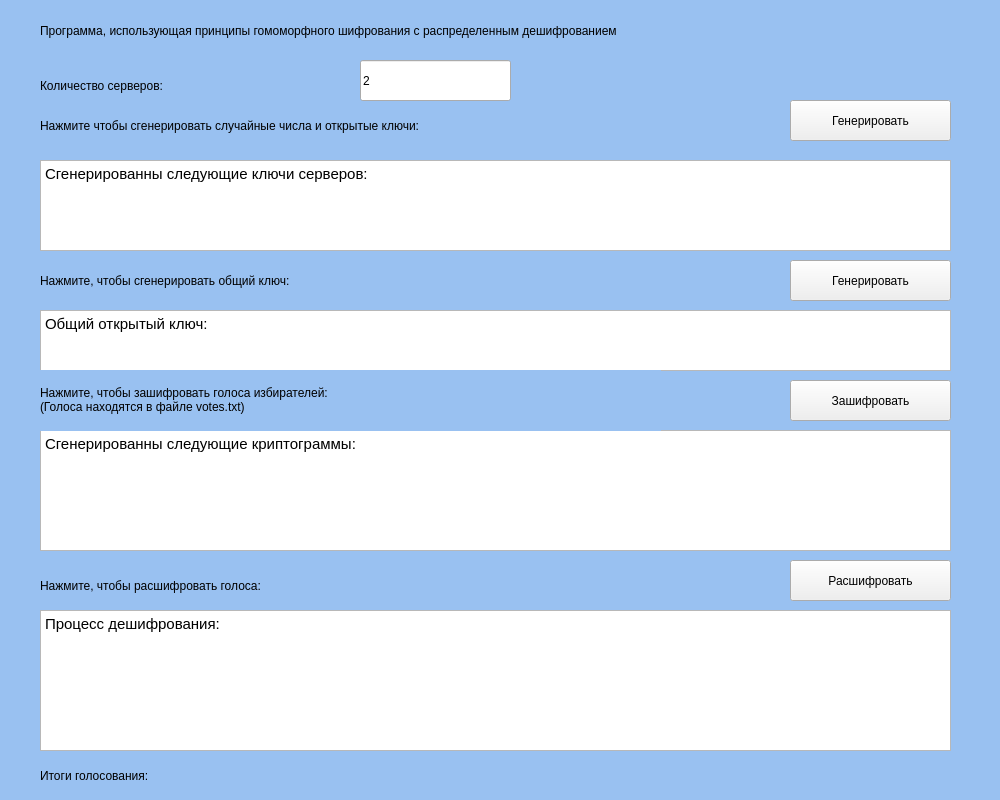
<?xml version="1.0" encoding="UTF-8"?>
<ui version="4.0">
 <class>MainWindow</class>
 <widget class="QMainWindow" name="MainWindow">
  <property name="geometry">
   <rect>
    <x>0</x>
    <y>0</y>
    <width>1000</width>
    <height>800</height>
   </rect>
  </property>
  <property name="minimumSize">
   <size>
    <width>1000</width>
    <height>800</height>
   </size>
  </property>
  <property name="maximumSize">
   <size>
    <width>1000</width>
    <height>800</height>
   </size>
  </property>
  <property name="acceptDrops">
   <bool>true</bool>
  </property>
  <property name="windowTitle">
   <string>Демонстрация работы распределенного дешифрования</string>
  </property>
  <widget class="QWidget" name="centralwidget">
   <widget class="QLabel" name="label_description">
    <property name="geometry">
     <rect>
      <x>40</x>
      <y>0</y>
      <width>1033</width>
      <height>61</height>
     </rect>
    </property>
    <property name="acceptDrops">
     <bool>true</bool>
    </property>
    <property name="styleSheet">
     <string notr="true">background-color: rgb(153, 193, 241);

</string>
    </property>
    <property name="text">
     <string>Программа, использующая принципы гомоморфного шифрования с распределенным дешифрованием</string>
    </property>
    <property name="wordWrap">
     <bool>true</bool>
    </property>
   </widget>
   <widget class="QLabel" name="label_margin_left">
    <property name="geometry">
     <rect>
      <x>-10</x>
      <y>0</y>
      <width>51</width>
      <height>841</height>
     </rect>
    </property>
    <property name="styleSheet">
     <string notr="true">background-color: rgb(153, 193, 241);</string>
    </property>
    <property name="text">
     <string/>
    </property>
   </widget>
   <widget class="QLabel" name="label_generate_keys">
    <property name="geometry">
     <rect>
      <x>40</x>
      <y>90</y>
      <width>1031</width>
      <height>71</height>
     </rect>
    </property>
    <property name="styleSheet">
     <string notr="true">
background-color: rgb(153, 193, 241);</string>
    </property>
    <property name="text">
     <string>Нажмите чтобы сгенерировать случайные числа и открытые ключи: </string>
    </property>
   </widget>
   <widget class="QPushButton" name="pushButton_generate_keys">
    <property name="geometry">
     <rect>
      <x>790</x>
      <y>100</y>
      <width>161</width>
      <height>41</height>
     </rect>
    </property>
    <property name="text">
     <string>Генерировать</string>
    </property>
   </widget>
   <widget class="QTextBrowser" name="textBrowser_keys">
    <property name="geometry">
     <rect>
      <x>40</x>
      <y>160</y>
      <width>911</width>
      <height>91</height>
     </rect>
    </property>
    <property name="html">
     <string>&lt;!DOCTYPE HTML PUBLIC &quot;-//W3C//DTD HTML 4.0//EN&quot; &quot;http://www.w3.org/TR/REC-html40/strict.dtd&quot;&gt;
&lt;html&gt;&lt;head&gt;&lt;meta name=&quot;qrichtext&quot; content=&quot;1&quot; /&gt;&lt;style type=&quot;text/css&quot;&gt;
p, li { white-space: pre-wrap; }
&lt;/style&gt;&lt;/head&gt;&lt;body style=&quot; font-family:'Cantarell'; font-size:11pt; font-weight:400; font-style:normal;&quot;&gt;
&lt;p style=&quot; margin-top:0px; margin-bottom:0px; margin-left:0px; margin-right:0px; -qt-block-indent:0; text-indent:0px;&quot;&gt;Сгенерированны следующие ключи серверов:&lt;/p&gt;&lt;/body&gt;&lt;/html&gt;</string>
    </property>
   </widget>
   <widget class="QLabel" name="label_num_of_servers">
    <property name="geometry">
     <rect>
      <x>40</x>
      <y>60</y>
      <width>1031</width>
      <height>51</height>
     </rect>
    </property>
    <property name="styleSheet">
     <string notr="true">background-color: rgb(153, 193, 241);

</string>
    </property>
    <property name="text">
     <string>Количество серверов:</string>
    </property>
   </widget>
   <widget class="QPushButton" name="pushButton_general_key">
    <property name="geometry">
     <rect>
      <x>790</x>
      <y>260</y>
      <width>161</width>
      <height>41</height>
     </rect>
    </property>
    <property name="text">
     <string>Генерировать</string>
    </property>
   </widget>
   <widget class="QLabel" name="label_general_pub_key">
    <property name="geometry">
     <rect>
      <x>40</x>
      <y>250</y>
      <width>1031</width>
      <height>61</height>
     </rect>
    </property>
    <property name="styleSheet">
     <string notr="true">
background-color: rgb(153, 193, 241);</string>
    </property>
    <property name="text">
     <string>Нажмите, чтобы сгенерировать общий ключ:</string>
    </property>
   </widget>
   <widget class="QTextBrowser" name="textBrowser_general_key">
    <property name="geometry">
     <rect>
      <x>40</x>
      <y>310</y>
      <width>911</width>
      <height>61</height>
     </rect>
    </property>
    <property name="html">
     <string>&lt;!DOCTYPE HTML PUBLIC &quot;-//W3C//DTD HTML 4.0//EN&quot; &quot;http://www.w3.org/TR/REC-html40/strict.dtd&quot;&gt;
&lt;html&gt;&lt;head&gt;&lt;meta name=&quot;qrichtext&quot; content=&quot;1&quot; /&gt;&lt;style type=&quot;text/css&quot;&gt;
p, li { white-space: pre-wrap; }
&lt;/style&gt;&lt;/head&gt;&lt;body style=&quot; font-family:'Cantarell'; font-size:11pt; font-weight:400; font-style:normal;&quot;&gt;
&lt;p style=&quot; margin-top:0px; margin-bottom:0px; margin-left:0px; margin-right:0px; -qt-block-indent:0; text-indent:0px;&quot;&gt;Общий открытый ключ:&lt;/p&gt;
&lt;p style=&quot;-qt-paragraph-type:empty; margin-top:0px; margin-bottom:0px; margin-left:0px; margin-right:0px; -qt-block-indent:0; text-indent:0px;&quot;&gt;&lt;br /&gt;&lt;/p&gt;&lt;/body&gt;&lt;/html&gt;</string>
    </property>
   </widget>
   <widget class="QPushButton" name="pushButton_encrypt">
    <property name="geometry">
     <rect>
      <x>790</x>
      <y>380</y>
      <width>161</width>
      <height>41</height>
     </rect>
    </property>
    <property name="text">
     <string>Зашифровать</string>
    </property>
   </widget>
   <widget class="QLabel" name="label_encrypt_votes">
    <property name="geometry">
     <rect>
      <x>40</x>
      <y>370</y>
      <width>621</width>
      <height>61</height>
     </rect>
    </property>
    <property name="acceptDrops">
     <bool>true</bool>
    </property>
    <property name="styleSheet">
     <string notr="true">
background-color: rgb(153, 193, 241);</string>
    </property>
    <property name="text">
     <string>&lt;html&gt;&lt;head/&gt;&lt;body&gt;&lt;p&gt;Нажмите, чтобы зашифровать голоса избирателей: &lt;br/&gt;(Голоса находятся в файле votes.txt)&lt;/p&gt;&lt;/body&gt;&lt;/html&gt;</string>
    </property>
    <property name="wordWrap">
     <bool>true</bool>
    </property>
   </widget>
   <widget class="QTextBrowser" name="textBrowser_cryptograms">
    <property name="geometry">
     <rect>
      <x>40</x>
      <y>430</y>
      <width>911</width>
      <height>121</height>
     </rect>
    </property>
    <property name="html">
     <string>&lt;!DOCTYPE HTML PUBLIC &quot;-//W3C//DTD HTML 4.0//EN&quot; &quot;http://www.w3.org/TR/REC-html40/strict.dtd&quot;&gt;
&lt;html&gt;&lt;head&gt;&lt;meta name=&quot;qrichtext&quot; content=&quot;1&quot; /&gt;&lt;style type=&quot;text/css&quot;&gt;
p, li { white-space: pre-wrap; }
&lt;/style&gt;&lt;/head&gt;&lt;body style=&quot; font-family:'Cantarell'; font-size:11pt; font-weight:400; font-style:normal;&quot;&gt;
&lt;p style=&quot; margin-top:0px; margin-bottom:0px; margin-left:0px; margin-right:0px; -qt-block-indent:0; text-indent:0px;&quot;&gt;Сгенерированны следующие криптограммы:&lt;/p&gt;
&lt;p style=&quot;-qt-paragraph-type:empty; margin-top:0px; margin-bottom:0px; margin-left:0px; margin-right:0px; -qt-block-indent:0; text-indent:0px;&quot;&gt;&lt;br /&gt;&lt;/p&gt;&lt;/body&gt;&lt;/html&gt;</string>
    </property>
   </widget>
   <widget class="QLabel" name="label_encr_vores_right">
    <property name="geometry">
     <rect>
      <x>430</x>
      <y>370</y>
      <width>591</width>
      <height>61</height>
     </rect>
    </property>
    <property name="acceptDrops">
     <bool>true</bool>
    </property>
    <property name="styleSheet">
     <string notr="true">
background-color: rgb(153, 193, 241);</string>
    </property>
    <property name="text">
     <string/>
    </property>
    <property name="wordWrap">
     <bool>true</bool>
    </property>
   </widget>
   <widget class="QPushButton" name="pushButton_decrypt">
    <property name="geometry">
     <rect>
      <x>790</x>
      <y>560</y>
      <width>161</width>
      <height>41</height>
     </rect>
    </property>
    <property name="text">
     <string>Расшифровать</string>
    </property>
   </widget>
   <widget class="QLabel" name="label_decrypt_votes">
    <property name="geometry">
     <rect>
      <x>40</x>
      <y>550</y>
      <width>1031</width>
      <height>71</height>
     </rect>
    </property>
    <property name="styleSheet">
     <string notr="true">
background-color: rgb(153, 193, 241);</string>
    </property>
    <property name="text">
     <string>Нажмите, чтобы расшифровать голоса:</string>
    </property>
   </widget>
   <widget class="QTextBrowser" name="textBrowser_decrypt_votes">
    <property name="geometry">
     <rect>
      <x>40</x>
      <y>610</y>
      <width>911</width>
      <height>141</height>
     </rect>
    </property>
    <property name="html">
     <string>&lt;!DOCTYPE HTML PUBLIC &quot;-//W3C//DTD HTML 4.0//EN&quot; &quot;http://www.w3.org/TR/REC-html40/strict.dtd&quot;&gt;
&lt;html&gt;&lt;head&gt;&lt;meta name=&quot;qrichtext&quot; content=&quot;1&quot; /&gt;&lt;style type=&quot;text/css&quot;&gt;
p, li { white-space: pre-wrap; }
&lt;/style&gt;&lt;/head&gt;&lt;body style=&quot; font-family:'Cantarell'; font-size:11pt; font-weight:400; font-style:normal;&quot;&gt;
&lt;p style=&quot; margin-top:0px; margin-bottom:0px; margin-left:0px; margin-right:0px; -qt-block-indent:0; text-indent:0px;&quot;&gt;Процесс дешифрования:&lt;/p&gt;
&lt;p style=&quot;-qt-paragraph-type:empty; margin-top:0px; margin-bottom:0px; margin-left:0px; margin-right:0px; -qt-block-indent:0; text-indent:0px;&quot;&gt;&lt;br /&gt;&lt;/p&gt;&lt;/body&gt;&lt;/html&gt;</string>
    </property>
   </widget>
   <widget class="QLabel" name="label_vote_result">
    <property name="geometry">
     <rect>
      <x>40</x>
      <y>750</y>
      <width>1031</width>
      <height>51</height>
     </rect>
    </property>
    <property name="styleSheet">
     <string notr="true">
background-color: rgb(153, 193, 241);</string>
    </property>
    <property name="text">
     <string>Итоги голосования:</string>
    </property>
   </widget>
   <widget class="QLabel" name="label_margin_right">
    <property name="geometry">
     <rect>
      <x>950</x>
      <y>0</y>
      <width>51</width>
      <height>841</height>
     </rect>
    </property>
    <property name="acceptDrops">
     <bool>true</bool>
    </property>
    <property name="styleSheet">
     <string notr="true">background-color: rgb(153, 193, 241);</string>
    </property>
    <property name="text">
     <string/>
    </property>
   </widget>
   <widget class="QLineEdit" name="lineEdit">
    <property name="geometry">
     <rect>
      <x>360</x>
      <y>60</y>
      <width>151</width>
      <height>41</height>
     </rect>
    </property>
    <property name="text">
     <string>2</string>
    </property>
   </widget>
   <zorder>label_description</zorder>
   <zorder>label_margin_left</zorder>
   <zorder>label_generate_keys</zorder>
   <zorder>label_num_of_servers</zorder>
   <zorder>label_general_pub_key</zorder>
   <zorder>label_encr_vores_right</zorder>
   <zorder>label_decrypt_votes</zorder>
   <zorder>label_vote_result</zorder>
   <zorder>label_margin_right</zorder>
   <zorder>textBrowser_keys</zorder>
   <zorder>textBrowser_general_key</zorder>
   <zorder>textBrowser_cryptograms</zorder>
   <zorder>textBrowser_decrypt_votes</zorder>
   <zorder>pushButton_generate_keys</zorder>
   <zorder>pushButton_encrypt</zorder>
   <zorder>pushButton_general_key</zorder>
   <zorder>pushButton_decrypt</zorder>
   <zorder>label_encrypt_votes</zorder>
   <zorder>lineEdit</zorder>
  </widget>
 </widget>
 <resources/>
 <connections/>
</ui>
